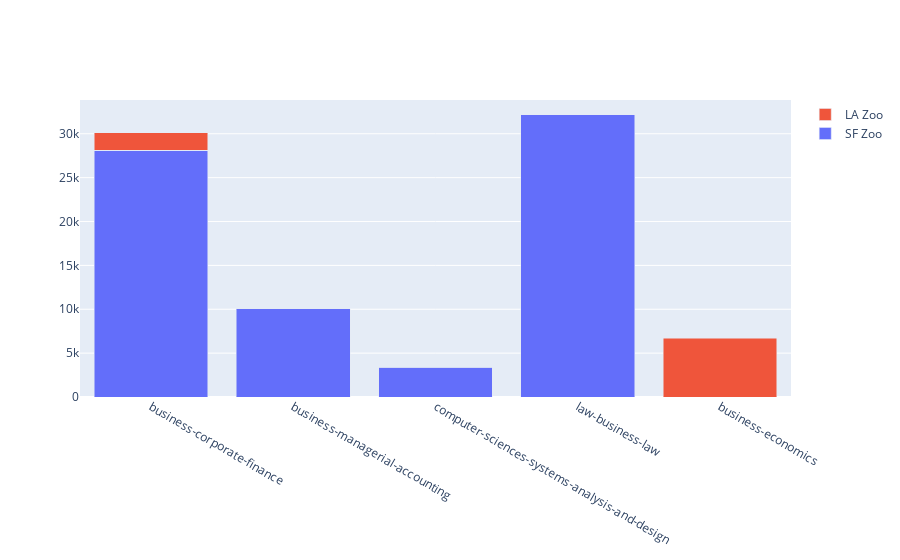

This figure's notebook cell:
### Markdown cell above
# Plotting Posta reports

### Code cell
import plotly.graph_objects as go
fig = go.Figure(data=[
    go.Bar(name='SF Zoo', x=categories, y=processed_posts),
    go.Bar(name='LA Zoo', x=categories, y=unprocessed_posts)
])
# Change the bar mode
fig.update_layout(barmode='stack')
fig.show()

### Figure 1 — Plotly figure (JSON) as saved in the notebook; plotly's stock layout.template omitted (floating-point values rounded to 4 significant figures)
{"data": [{"name": "SF Zoo", "type": "bar", "x": ["business-corporate-finance", "business-managerial-accounting", "computer-sciences-systems-analysis-and-design", "law-business-law", "business-corporate-finance", "business-economics"], "y": [28097, 10068, 3385, 32157, 0, 0]}, {"name": "LA Zoo", "type": "bar", "x": ["business-corporate-finance", "business-managerial-accounting", "computer-sciences-systems-analysis-and-design", "law-business-law", "business-corporate-finance", "business-economics"], "y": [0, 0, 0, 0, 2003, 6687]}], "layout": {"barmode": "stack"}}
